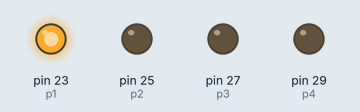
A sketch run on a simulated Arduino Mega 2560, built with avr-gcc and run on an emulated ATmega2560. On the bench: output pins drawn as LEDs (lit = HIGH).

Above: at 0.5 s.
At 2.5 s:
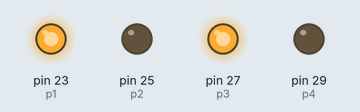
At 3.5 s:
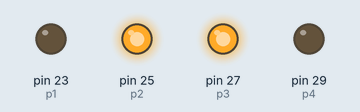
At 4.5 s:
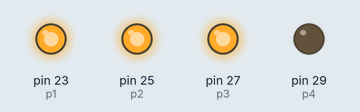
At 6.0 s:
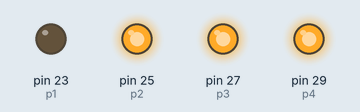
At 8.5 s:
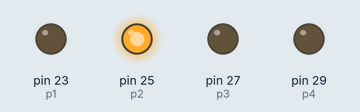
Timing chart, 0 to 9.1 s (numbered marks = the images above):
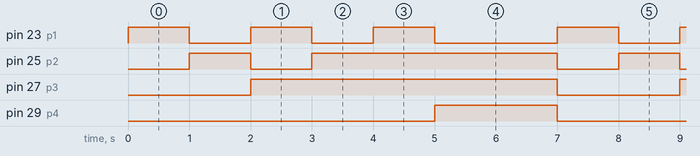

The sketch:

Sortides_4.1.ino
```cpp
/*************************************************************************
**                                                                      **
**                     Entrades-Sortides digitals                       **
**                                                                      **
*************************************************************************/

//*******  Includes  *****************************************************


//*******  Variables  **************************************************
int p1= 23;
int p2= 25;
int p3= 27;
int p4= 29;

//*******  Setup  ********************************************************
void setup(){
  Serial.begin(9600);
  pinMode (p1, OUTPUT);
  pinMode (p2, OUTPUT);
  pinMode (p3, OUTPUT);
  pinMode (p4, OUTPUT);

}

//*******  Loop  *********************************************************
void loop(){
  digitalWrite (p1, HIGH);
  digitalWrite (p2, LOW);
  digitalWrite (p3, LOW);
  digitalWrite (p4, LOW);
  delay(1000);

  digitalWrite (p1, LOW);
  digitalWrite (p2, HIGH);
  delay(1000);

  digitalWrite (p2, LOW);
  digitalWrite (p1, HIGH);
  digitalWrite (p3, HIGH);
  delay(1000);

  digitalWrite (p1, LOW);
  digitalWrite (p2, HIGH);
  delay(1000);

  digitalWrite (p1, HIGH);
  delay(1000);

  digitalWrite (p1, LOW);
  digitalWrite (p4, HIGH);
  delay(2000);


  }
```

Measured:
- by itself, pin 23 (p1): repeats every 7.0 s: 2 × (LOW 1.0 s, HIGH 1.0 s), LOW 2.0 s, HIGH 1.0 s
- by itself, pin 25 (p2): repeats every 7.0 s: LOW 1.0 s, HIGH 4.0 s, LOW 1.0 s, HIGH 1.0 s
- by itself, pin 27 (p3): alternates HIGH for 5.0 s and LOW for 2.0 s
- by itself, pin 29 (p4): alternates HIGH for 2.0 s and LOW for 5.0 s
